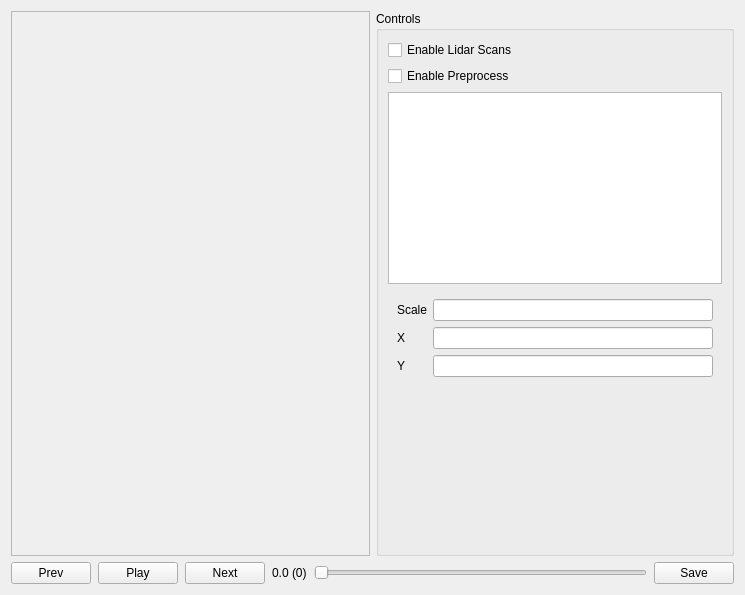
<?xml version="1.0" encoding="UTF-8"?>
<ui version="4.0">
 <class>DatasetBrowser_frm</class>
 <widget class="QWidget" name="DatasetBrowser_frm">
  <property name="geometry">
   <rect>
    <x>0</x>
    <y>0</y>
    <width>745</width>
    <height>595</height>
   </rect>
  </property>
  <property name="sizePolicy">
   <sizepolicy hsizetype="Maximum" vsizetype="Maximum">
    <horstretch>0</horstretch>
    <verstretch>0</verstretch>
   </sizepolicy>
  </property>
  <property name="windowTitle">
   <string>Dataset Browser</string>
  </property>
  <layout class="QVBoxLayout" name="verticalLayout_2">
   <item>
    <layout class="QVBoxLayout" name="verticalLayout">
     <item>
      <layout class="QHBoxLayout" name="viewerAndLidarControls">
       <item>
        <widget class="RatioLayoutedFrame" name="frame">
         <property name="sizePolicy">
          <sizepolicy hsizetype="Expanding" vsizetype="Expanding">
           <horstretch>0</horstretch>
           <verstretch>0</verstretch>
          </sizepolicy>
         </property>
         <property name="mouseTracking">
          <bool>true</bool>
         </property>
         <property name="frameShape">
          <enum>QFrame::StyledPanel</enum>
         </property>
         <property name="frameShadow">
          <enum>QFrame::Raised</enum>
         </property>
        </widget>
       </item>
       <item>
        <widget class="QGroupBox" name="lidarBox">
         <property name="enabled">
          <bool>true</bool>
         </property>
         <property name="maximumSize">
          <size>
           <width>480</width>
           <height>16777215</height>
          </size>
         </property>
         <property name="title">
          <string>Controls</string>
         </property>
         <property name="flat">
          <bool>true</bool>
         </property>
         <layout class="QVBoxLayout" name="verticalLayout_4">
          <property name="sizeConstraint">
           <enum>QLayout::SetDefaultConstraint</enum>
          </property>
          <item>
           <widget class="QCheckBox" name="enableLidarScanRender">
            <property name="sizePolicy">
             <sizepolicy hsizetype="Minimum" vsizetype="Fixed">
              <horstretch>0</horstretch>
              <verstretch>0</verstretch>
             </sizepolicy>
            </property>
            <property name="text">
             <string>Enable Lidar Scans</string>
            </property>
           </widget>
          </item>
          <item>
           <widget class="QCheckBox" name="preprocessImageCheck">
            <property name="text">
             <string>Enable Preprocess</string>
            </property>
           </widget>
          </item>
          <item>
           <widget class="QPlainTextEdit" name="frameTextInfo">
            <property name="font">
             <font>
              <family>Courier [unknown]</family>
              <pointsize>11</pointsize>
             </font>
            </property>
            <property name="readOnly">
             <bool>true</bool>
            </property>
            <property name="plainText">
             <string notr="true"/>
            </property>
           </widget>
          </item>
          <item>
           <widget class="QWidget" name="widget" native="true">
            <layout class="QFormLayout" name="formLayout_3">
             <item row="1" column="0">
              <widget class="QLabel" name="label">
               <property name="text">
                <string>X</string>
               </property>
              </widget>
             </item>
             <item row="1" column="1">
              <widget class="QLineEdit" name="xCoordPos">
               <property name="readOnly">
                <bool>true</bool>
               </property>
              </widget>
             </item>
             <item row="2" column="0">
              <widget class="QLabel" name="label_2">
               <property name="text">
                <string>Y</string>
               </property>
              </widget>
             </item>
             <item row="2" column="1">
              <widget class="QLineEdit" name="yCoordPos">
               <property name="readOnly">
                <bool>true</bool>
               </property>
              </widget>
             </item>
             <item row="0" column="0">
              <widget class="QLabel" name="scaleLabel">
               <property name="text">
                <string>Scale</string>
               </property>
              </widget>
             </item>
             <item row="0" column="1">
              <widget class="QLineEdit" name="scaleInput"/>
             </item>
            </layout>
           </widget>
          </item>
          <item>
           <spacer name="verticalSpacer">
            <property name="orientation">
             <enum>Qt::Vertical</enum>
            </property>
            <property name="sizeHint" stdset="0">
             <size>
              <width>20</width>
              <height>40</height>
             </size>
            </property>
           </spacer>
          </item>
         </layout>
        </widget>
       </item>
      </layout>
     </item>
     <item>
      <layout class="QHBoxLayout" name="mainControls">
       <property name="spacing">
        <number>7</number>
       </property>
       <item>
        <widget class="QPushButton" name="prevFrameButton">
         <property name="text">
          <string>Prev</string>
         </property>
        </widget>
       </item>
       <item>
        <widget class="QPushButton" name="playButton">
         <property name="text">
          <string>Play</string>
         </property>
         <property name="checkable">
          <bool>true</bool>
         </property>
        </widget>
       </item>
       <item>
        <widget class="QPushButton" name="nextFrameButton">
         <property name="text">
          <string>Next</string>
         </property>
         <property name="icon">
          <iconset theme=":next">
           <normaloff>.</normaloff>.</iconset>
         </property>
        </widget>
       </item>
       <item>
        <widget class="QLabel" name="timeOffsetLabel">
         <property name="text">
          <string>0.0 (0)</string>
         </property>
        </widget>
       </item>
       <item>
        <widget class="QSlider" name="timelineSlider">
         <property name="orientation">
          <enum>Qt::Horizontal</enum>
         </property>
        </widget>
       </item>
       <item>
        <widget class="QPushButton" name="saveImageButton">
         <property name="text">
          <string>Save</string>
         </property>
        </widget>
       </item>
      </layout>
     </item>
    </layout>
   </item>
  </layout>
 </widget>
 <customwidgets>
  <customwidget>
   <class>RatioLayoutedFrame</class>
   <extends>QFrame</extends>
   <header>ratio_layouted_frame.h</header>
   <container>1</container>
  </customwidget>
 </customwidgets>
 <resources/>
 <connections/>
</ui>
